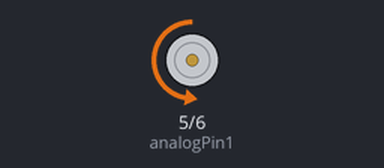
A sketch run on a simulated Arduino Uno, built with avr-gcc and run on an emulated ATmega328P. Parts: motor-driver pin pairs drawn as motors (green arrow = first pin HIGH = forward, orange = second pin HIGH = backward, longer = more drive).

Above: at 0.5 s.
Timing chart, 0 to 4.6 s (numbered marks = the images above):
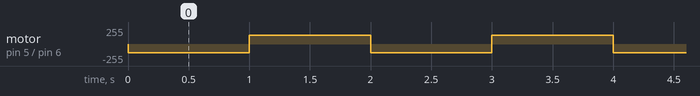

Measured:
- by itself, motor on pin 5 (analogPin1) / pin 6 (analogPin2): alternates forward 128/255 for 1.0 s and backward 128/255 for 1.0 s

The sketch:

motor.ino
```cpp
/* モーター回す */

int analogPin1 =  5; // ピンをわかりやすい変数で書く
int analogPin2 =  6; // ピンをわかりやすい変数で書く

int power = 128;    // pwmデューティ比

void setup(){
  /* ピンのモード設定 */
  pinMode(analogPin1, OUTPUT);
  pinMode(analogPin2, OUTPUT);
}

void loop(){
  analogWrite(analogPin1, 0);     //ピン1はL
  analogWrite(analogPin2, power); //ピン2はH
  delay(1000);
  analogWrite(analogPin1, power); //ピン1はH
  analogWrite(analogPin2, 0);     //ピン2はL
  delay(1000);
}
```
